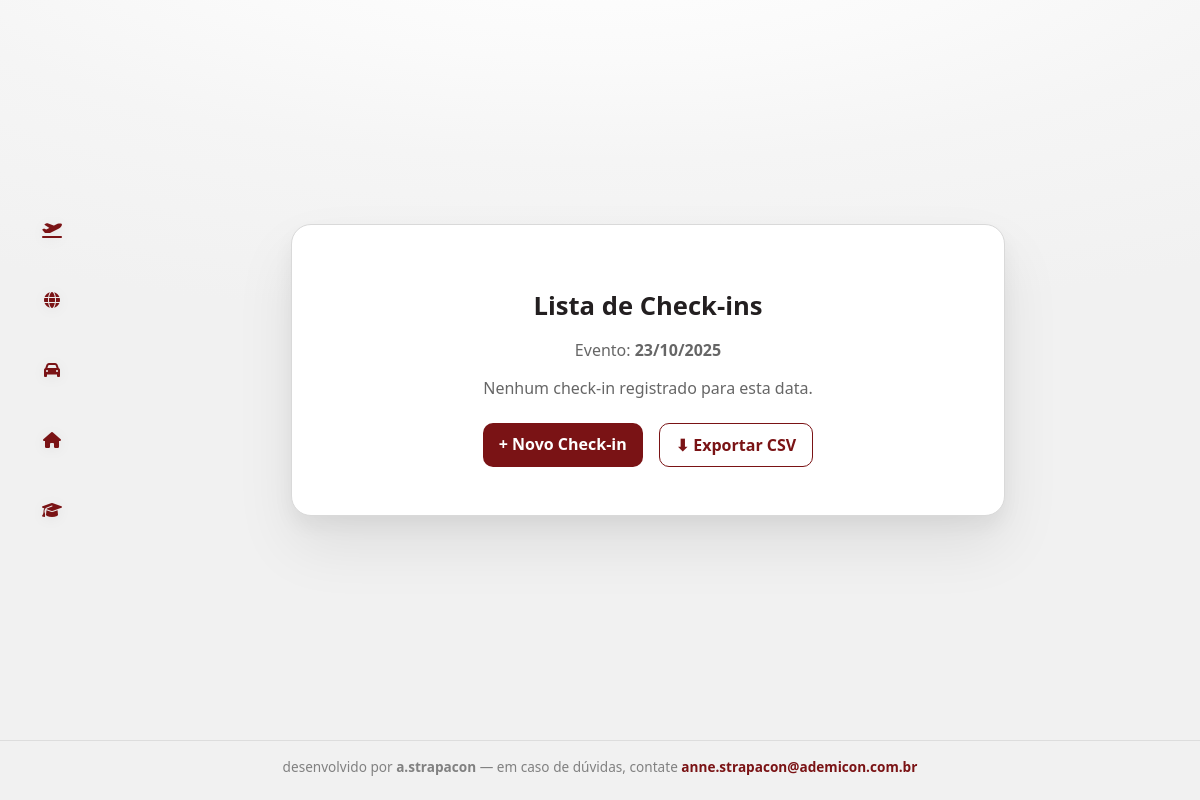
The page /checkin/lista on the database as committed earlier.
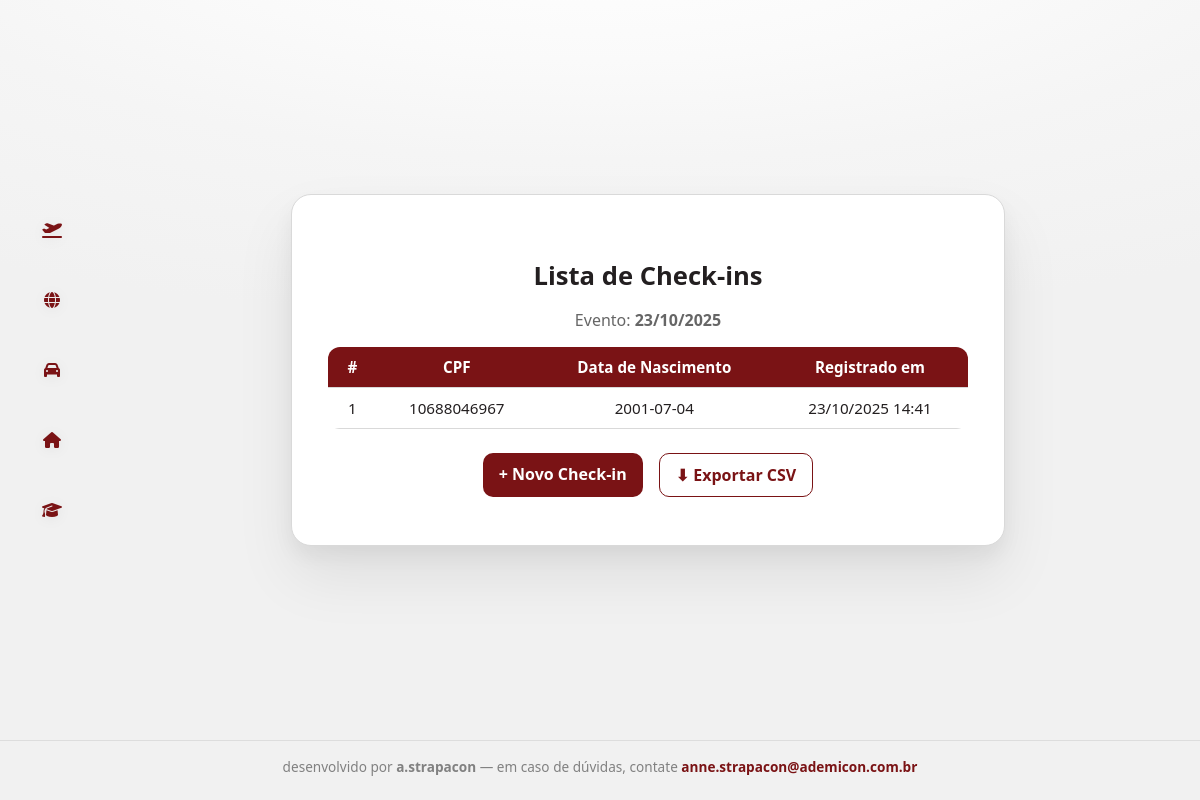
The same page on the database as committed later.
### models.py (models this page shows, shortened)
class EventCheckin(db.Model):
    __tablename__ = "event_checkins"
    id = db.Column(db.Integer, primary_key=True)
    event_date = db.Column(db.Date, nullable=False, index=True)
    cpf = db.Column(db.String(11), nullable=False, index=True)
    birth_date = db.Column(db.String(10), nullable=False)
    created_at = db.Column(db.DateTime, default=dt.datetime.utcnow, nullable=False)
    updated_at = db.Column(db.DateTime, default=dt.datetime.utcnow, onupdate=dt.datetime.utcnow, nullable=False)
    __table_args__ = (
        UniqueConstraint("event_date", "cpf", name="uq_event_date_cpf"),
    )

### modules/checkin/routes.py (the view)
@checkin_bp.get("/lista")
def checkin_list():
    event_date = _parse_event_date()
    rows = (
        EventCheckin.query
        .filter_by(event_date=event_date)
        .order_by(EventCheckin.created_at.asc())
        .all()
    )
    return render_template("checkin/list.html", event_date=event_date, rows=rows)

### modules/checkin/routes.py (called while the page is built)
def _parse_event_date() -> _dt.date:
    event = request.args.get("event") or request.form.get("event")
    if event:
        try:
            return _dt.date.fromisoformat(event)
        except ValueError:
            pass
    return _dt.date.today()

### templates/checkin/list.html (shortened to what this page needs)
{% extends "base.html" %}
{% block content %}
<div class="checkin-list">
  <h2>Lista de Check-ins</h2>
  <p class="muted">Evento: <strong>{{ event_date.strftime('%d/%m/%Y') }}</strong></p>
  {% if rows %}
    <table class="checkin-table">
      <thead>
        <tr>
          <th>#</th>
          <th>CPF</th>
          <th>Data de Nascimento</th>
          <th>Registrado em</th>
        </tr>
      </thead>
      <tbody>
        {% for r in rows %}
        <tr>
          <td>{{ loop.index }}</td>
          <td>{{ r.cpf }}</td>
          <td>{{ r.birth_date or '-' }}</td>
          <td>{{ r.created_at|fmt_brt('%d/%m/%Y %H:%M') }}</td>
        </tr>
        {% endfor %}
      </tbody>
    </table>
  {% else %}
    <p class="muted">Nenhum check-in registrado para esta data.</p>
  {% endif %}
  <div class="actions">
    <a class="btn" href="{{ url_for('checkin.checkin_page', event=event_date.isoformat()) }}">
      + Novo Check-in
    </a>
    <a class="btn-outline" href="{{ url_for('checkin.checkin_csv', event=event_date.isoformat()) }}">
      ⬇ Exportar CSV
    </a>
  </div>
</div>
{% endblock %}

### templates/base.html (shortened to what this page needs)
<!doctype html>
<html lang="pt-BR">
<head>
  <link rel="stylesheet" href="https://cdnjs.cloudflare.com/ajax/libs/font-awesome/6.5.0/css/all.min.css"/>
</head>
<body>
  <div class="wrap">
    <aside class="rail" aria-hidden="true">
      <div class="ico"><i class="fa-solid fa-plane-departure"></i></div>
      <div class="ico"><i class="fa-solid fa-globe"></i></div>
      <div class="ico"><i class="fa-solid fa-car"></i></div>
      <div class="ico"><i class="fa-solid fa-house"></i></div>
      <div class="ico"><i class="fa-solid fa-graduation-cap"></i></div>
    </aside>
    <section class="card">
      {% block content %}{% endblock %}
    </section>
  </div>
  <footer class="credit">
    desenvolvido por <b>a.strapacon</b> — em caso de dúvidas, contate
    <a href="mailto:anne.strapacon@ademicon.com.br">anne.strapacon@ademicon.com.br</a>
  </footer>
</body>
</html>

### templates/base.html (style rules this page uses)
:root { --ok:#7a1315; --ok-hover:#6a1012; --bg:#f7f7f7; --card:#ffffff; --line:#d9d9d9; --text:#231f20; }
body { margin:0; font-family: system-ui, -apple-system, "Segoe UI", Roboto, Ubuntu, sans-serif; color: var(--text); background: radial-gradient(1200px 400px at 50% -10%, #ffffff, #fafafa 35%, #f5f5f5 60%, #f1f1f1); display: flex; flex-direction: column; min-height: 100vh; }
.wrap { flex: 1; display: grid; grid-template-columns: 72px 1fr; gap: 24px; align-items: center; justify-items: center; padding: 2rem 1rem; }
.rail { display: flex; flex-direction: column; gap: 28px; align-items: center; justify-content: center; }
.rail .ico { width: 42px; height: 42px; display: grid; place-items: center; border-radius: 12px; color: var(--ok); filter: drop-shadow(0 2px 6px rgba(0,0,0,.06)); }
.card { width: min(640px, 92vw); background: var(--card); border-radius: 20px; box-shadow: 0 30px 60px rgba(0,0,0,.08), 0 10px 20px rgba(0,0,0,.05); padding: 42px 36px 48px; border: 1px solid var(--line); }
footer.credit { text-align: center; font-size: .85rem; color: #818181; padding: 16px 8px 24px; border-top: 1px solid #ddd; }
footer.credit a { color: var(--ok); text-decoration: none; font-weight: 600; }

### templates/checkin/list.html (style rules this page uses)
.checkin-list { text-align: center; width: 100%; }
.checkin-list h2 { font-size: 1.6rem; margin-bottom: 0.5rem; }
.checkin-list .muted { color: #666; margin-bottom: 1rem; }
table.checkin-table { width: 100%; border-collapse: collapse; margin-top: 1rem; border-radius: 12px; overflow: hidden; font-size: 0.95rem; background: var(--card, #fff); }
table.checkin-table thead { background: var(--ok, #7a1315); color: white; }
table.checkin-table th, table.checkin-table td { padding: 10px 14px; border-bottom: 1px solid var(--line, #ddd); }
.actions { margin-top: 1.5rem; display: flex; justify-content: center; gap: 1rem; }
.btn, .btn-outline { display: inline-block; padding: 10px 16px; border-radius: 10px; font-weight: 600; text-decoration: none; transition: all 0.2s ease; }
.btn { background: var(--ok, #7a1315); color: white; }
.btn-outline { border: 1px solid var(--ok, #7a1315); color: var(--ok, #7a1315); background: transparent; }

Rows that differ between the two databases and show on the page:
added EventCheckin: cpf "10688046967", birth_date "2001-07-04", created_at|fmt_brt "23/10/2025 14:41"
Other text that changed with them:
text no longer shown: "Nenhum check-in registrado para esta data."
text now shown: "# CPF Data de Nascimento Registrado em"
